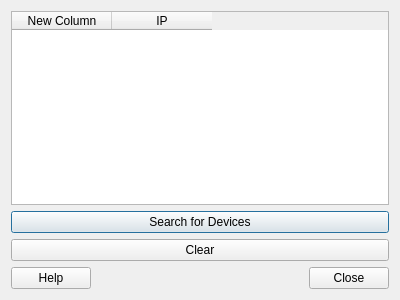
<?xml version="1.0" encoding="UTF-8"?>
<ui version="4.0">
 <class>cameraDiscovery</class>
 <widget class="QDialog" name="cameraDiscovery">
  <property name="geometry">
   <rect>
    <x>0</x>
    <y>0</y>
    <width>400</width>
    <height>300</height>
   </rect>
  </property>
  <property name="windowTitle">
   <string>Dialog</string>
  </property>
  <layout class="QVBoxLayout" name="verticalLayout_2">
   <item>
    <layout class="QVBoxLayout" name="verticalLayout">
     <item>
      <widget class="QTableWidget" name="tableWidget">
       <column>
        <property name="text">
         <string>New Column</string>
        </property>
       </column>
       <column>
        <property name="text">
         <string>IP</string>
        </property>
       </column>
      </widget>
     </item>
     <item>
      <widget class="QPushButton" name="pushButton">
       <property name="text">
        <string>Search for Devices</string>
       </property>
      </widget>
     </item>
     <item>
      <widget class="QPushButton" name="pushButton_2">
       <property name="text">
        <string>Clear</string>
       </property>
      </widget>
     </item>
    </layout>
   </item>
   <item>
    <layout class="QHBoxLayout" name="horizontalLayout">
     <item>
      <widget class="QPushButton" name="pushButton_3">
       <property name="text">
        <string>Help</string>
       </property>
      </widget>
     </item>
     <item>
      <spacer name="horizontalSpacer">
       <property name="orientation">
        <enum>Qt::Horizontal</enum>
       </property>
       <property name="sizeHint" stdset="0">
        <size>
         <width>40</width>
         <height>20</height>
        </size>
       </property>
      </spacer>
     </item>
     <item>
      <widget class="QPushButton" name="pushButton_4">
       <property name="text">
        <string>Close</string>
       </property>
      </widget>
     </item>
    </layout>
   </item>
  </layout>
 </widget>
 <resources/>
 <connections/>
</ui>
